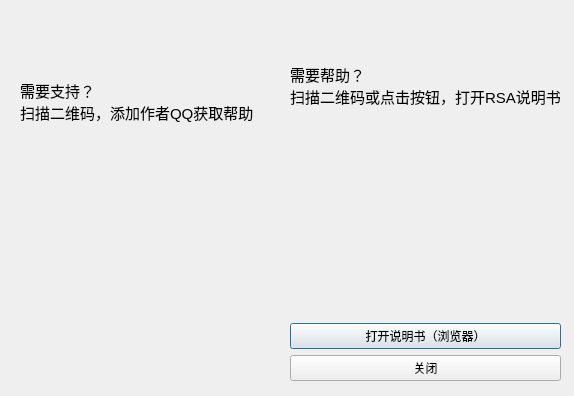
<?xml version="1.0" encoding="UTF-8"?>
<ui version="4.0">
 <class>helpDialog</class>
 <widget class="QDialog" name="helpDialog">
  <property name="geometry">
   <rect>
    <x>0</x>
    <y>0</y>
    <width>574</width>
    <height>396</height>
   </rect>
  </property>
  <property name="minimumSize">
   <size>
    <width>574</width>
    <height>396</height>
   </size>
  </property>
  <property name="maximumSize">
   <size>
    <width>574</width>
    <height>396</height>
   </size>
  </property>
  <property name="windowTitle">
   <string>RSA：帮助手册</string>
  </property>
  <widget class="QWidget" name="verticalLayoutWidget">
   <property name="geometry">
    <rect>
     <x>290</x>
     <y>10</y>
     <width>271</width>
     <height>371</height>
    </rect>
   </property>
   <layout class="QVBoxLayout" name="verticalLayout">
    <item>
     <widget class="QLabel" name="textlabel">
      <property name="font">
       <font>
        <family>Microsoft YaHei UI</family>
        <pointsize>11</pointsize>
       </font>
      </property>
      <property name="text">
       <string>需要帮助？
扫描二维码或点击按钮，打开RSA说明书</string>
      </property>
     </widget>
    </item>
    <item>
     <widget class="QLabel" name="QRcodelabel">
      <property name="text">
       <string/>
      </property>
      <property name="pixmap">
       <pixmap resource="../../apprcc.qrc">:/image/image/help_documentation_url-QRcode.png</pixmap>
      </property>
      <property name="scaledContents">
       <bool>true</bool>
      </property>
      <property name="alignment">
       <set>Qt::AlignHCenter|Qt::AlignTop</set>
      </property>
     </widget>
    </item>
    <item>
     <widget class="QPushButton" name="open_help_documentation_url_Button">
      <property name="font">
       <font>
        <family>Microsoft YaHei UI</family>
       </font>
      </property>
      <property name="text">
       <string>打开说明书（浏览器）</string>
      </property>
     </widget>
    </item>
    <item>
     <widget class="QPushButton" name="closeButton">
      <property name="font">
       <font>
        <family>Microsoft YaHei UI</family>
       </font>
      </property>
      <property name="text">
       <string>关闭</string>
      </property>
     </widget>
    </item>
   </layout>
  </widget>
  <widget class="QWidget" name="verticalLayoutWidget_2">
   <property name="geometry">
    <rect>
     <x>20</x>
     <y>10</y>
     <width>261</width>
     <height>371</height>
    </rect>
   </property>
   <layout class="QVBoxLayout" name="verticalLayout_2">
    <item>
     <widget class="QLabel" name="label">
      <property name="font">
       <font>
        <family>Microsoft YaHei UI</family>
        <pointsize>11</pointsize>
       </font>
      </property>
      <property name="text">
       <string>需要支持？
扫描二维码，添加作者QQ获取帮助</string>
      </property>
     </widget>
    </item>
    <item>
     <widget class="QLabel" name="label_2">
      <property name="text">
       <string/>
      </property>
      <property name="pixmap">
       <pixmap resource="../../apprcc.qrc">:/image/image/Author_QQ-QRcode.jpg</pixmap>
      </property>
      <property name="scaledContents">
       <bool>true</bool>
      </property>
     </widget>
    </item>
   </layout>
  </widget>
 </widget>
 <resources>
  <include location="../../apprcc.qrc"/>
 </resources>
 <connections/>
</ui>
